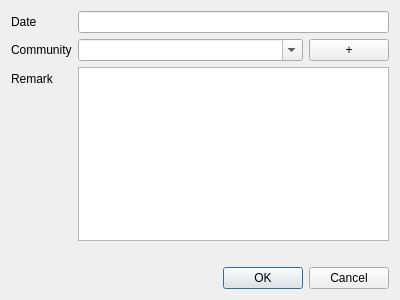
<?xml version="1.0" encoding="UTF-8"?>
<ui version="4.0">
 <class>DlgAddCommunityHistory</class>
 <widget class="QDialog" name="DlgAddCommunityHistory">
  <property name="geometry">
   <rect>
    <x>0</x>
    <y>0</y>
    <width>400</width>
    <height>300</height>
   </rect>
  </property>
  <property name="windowTitle">
   <string>Dialog</string>
  </property>
  <layout class="QVBoxLayout" name="verticalLayout_2">
   <item>
    <layout class="QFormLayout" name="formLayout">
     <item row="0" column="0">
      <widget class="QLabel" name="label">
       <property name="text">
        <string>Date</string>
       </property>
      </widget>
     </item>
     <item row="0" column="1">
      <widget class="QLineEdit" name="txtDate"/>
     </item>
     <item row="1" column="0">
      <widget class="QLabel" name="label_2">
       <property name="text">
        <string>Community</string>
       </property>
      </widget>
     </item>
     <item row="2" column="0">
      <widget class="QLabel" name="label_3">
       <property name="text">
        <string>Remark</string>
       </property>
      </widget>
     </item>
     <item row="2" column="1">
      <widget class="QPlainTextEdit" name="txtRemark"/>
     </item>
     <item row="1" column="1">
      <layout class="QHBoxLayout" name="horizontalLayout" stretch="3,1">
       <item>
        <widget class="QComboBox" name="cbCommunity">
         <property name="editable">
          <bool>true</bool>
         </property>
        </widget>
       </item>
       <item>
        <widget class="QPushButton" name="btnAddCommunity">
         <property name="text">
          <string>+</string>
         </property>
        </widget>
       </item>
      </layout>
     </item>
     <item row="3" column="1">
      <widget class="QLabel" name="lblWarning">
       <property name="text">
        <string/>
       </property>
      </widget>
     </item>
    </layout>
   </item>
   <item>
    <widget class="QDialogButtonBox" name="buttonBox">
     <property name="orientation">
      <enum>Qt::Horizontal</enum>
     </property>
     <property name="standardButtons">
      <set>QDialogButtonBox::Cancel|QDialogButtonBox::Ok</set>
     </property>
    </widget>
   </item>
  </layout>
 </widget>
 <resources/>
 <connections>
  <connection>
   <sender>buttonBox</sender>
   <signal>accepted()</signal>
   <receiver>DlgAddCommunityHistory</receiver>
   <slot>accept()</slot>
   <hints>
    <hint type="sourcelabel">
     <x>248</x>
     <y>254</y>
    </hint>
    <hint type="destinationlabel">
     <x>157</x>
     <y>274</y>
    </hint>
   </hints>
  </connection>
  <connection>
   <sender>buttonBox</sender>
   <signal>rejected()</signal>
   <receiver>DlgAddCommunityHistory</receiver>
   <slot>reject()</slot>
   <hints>
    <hint type="sourcelabel">
     <x>316</x>
     <y>260</y>
    </hint>
    <hint type="destinationlabel">
     <x>286</x>
     <y>274</y>
    </hint>
   </hints>
  </connection>
 </connections>
</ui>
